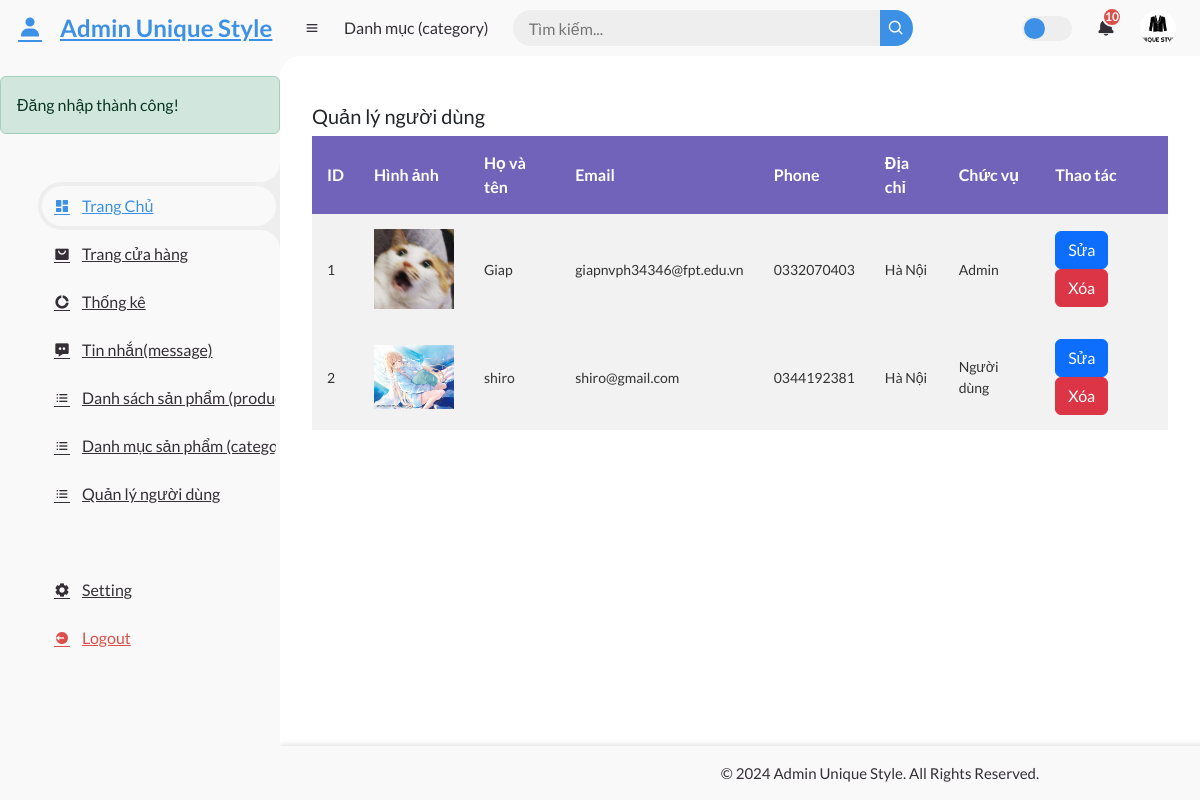
The app's page /admin-page/index.php?act=list-user (signed in) with its own data.
### tables this page shows
CREATE TABLE `users` (
  `id` int NOT NULL,
  `name` varchar(255) NOT NULL,
  `email` varchar(255) NOT NULL,
  `password` varchar(255) NOT NULL,
  `phoneNumber` varchar(11) NOT NULL,
  `address` text NOT NULL,
  `roleID` int NOT NULL,
  `image` text NOT NULL
);

### controllers/user/UserController.php (called while the page is built, shortened)
<?php
class UserController
{
    private $userModel;
    public function __construct()
    {
        $this->userModel = new User();
    }
    public function index()
    {
        $listUsers = $this->userModel->getAll();
        require_once '../admin-page/views/header.php';
        require_once '../admin-page/views/user/userList.php';
        require_once '../admin-page/views/footer.php';
    }
}
?>

### admin-page/index.php (called while the page is built, shortened)
<?php
require_once '../common/function.php';
$router = new Router();
require_once '../controllers/user/UserController.php';
require_once '../models/users/user.php';
$act = $_GET['act'] ?? '/';
$router->add('/', 'AdminController', 'index');
require_once '../routes/user/user.php';
$router->dispatch($act);

### common/function.php (called while the page is built)
<?php
function connectDB()
{
    $host   = DB_HOST;
    $dbname = DB_NAME;
    try {
        $conn = new PDO(
            "mysql:host=$host; dbname=$dbname",
            DB_USERNAME,
            DB_PASSWORD
        );
        $conn->setAttribute(PDO::ATTR_ERRMODE, PDO::ERRMODE_EXCEPTION);
        $conn->setAttribute(PDO::ATTR_DEFAULT_FETCH_MODE, PDO::FETCH_ASSOC);
        return $conn;
    } catch (\PDOException $e) {
        echo 'lỗi kết nối cơ sở dữ liệu' . $e->getMessage();
    }
}
?>

### models/users/user.php (called while the page is built, shortened)
<?php
class User
{
    public $conn;
    public function __construct()
    {
        $this->conn = connectDB();
    }
    public function getAll()
    {
        try {
            $sql = "SELECT * FROM users";
            $stmt = $this->conn->prepare($sql);
            $stmt->execute();
            return $stmt->fetchAll(PDO::FETCH_ASSOC);
        } catch (PDOException $e) {
            echo 'Lỗi: ' . $e->getMessage();
        }
    }
}

### admin-page/views/user/userList.php (the view, shortened to what this page needs)
<div class="table--wrapper">
    <h3 class="title">Quản lý người dùng</h3>
    <div class="table-container">
        <table class="user-table" style="width: 100%; text-align: left; border-collapse: collapse;">
            <thead>
                <tr>
                    <th>ID</th>
                    <th>Hình ảnh</th>
                    <th>Họ và tên</th>
                    <th>Email</th>
                    <th>Phone</th>
                    <th>Địa chỉ</th>
                    <th>Chức vụ</th>
                    <th>Thao tác</th>
                </tr>
            </thead>
            <tbody>
                <?php foreach ($listUsers as $index => $user) : ?>
                    <tr>
                        <td><?= $index + 1; ?></td>
                        <td>
                            <img src="<?= $user['image']; ?>" width="80px">
                        </td>
                        <td><?= $user['name']; ?></td>
                        <td><?= $user['email']; ?></td>
                        <td><?= $user['phoneNumber']; ?></td>
                        <td><?= $user['address']; ?></td>
                        <td><?= $user['roleID']== 1 ? 'Admin' : 'Người dùng';?></td>
                        <td>
                            <a href="?act=edit-user&id=<?= $user['id']; ?>">
                                <button class="btn btn-primary">Sửa</button>
                            </a>
                            <form action="?act=delete-user" method="POST" style="display: inline;" onsubmit="return confirm('Bạn có chắc chắn muốn xóa?')">
                                <button type="submit" class="btn btn-danger">Xóa</button>
                            </form>
                        </td>
                    </tr>
                <?php endforeach; ?>
            </tbody>
        </table>
    </div>
</div>

### admin-page/public/styles.css (style rules this page uses)
* { margin: 0; padding: 0; box-sizing: border-box; }
a { text-decoration: none; }
:root { --poppins: "Poppins", sans-serif; --lato: "Lato", sans-serif; --light: #f9f9f9; --blue: #3c91e6; --light-blue: #cfe8ff; --grey: #eee; --dark-grey: #aaaaaa; --dark: #342e37; --red: #db504a; --yellow: #ffce26; --light-yellow: #fff2c6; --orange: #fd7238; --light-orange: #ffe0d3; }
html { overflow-x: hidden; }
body { background: var(--grey); overflow-x: hidden; }
.table--wrapper { background: white; margin-top: 1rem; border-radius: 10px; padding: 2rem; }
.table-container { width: 100%; }
table { width: 100%; border-collapse: collapse; }
thead { background: rgba(113, 99, 186, 255); color: white; font-family: var(--lato); }
th { padding: 15px; text-align: left; }
tbody { background: #f2f2f2; font-family: var(--lato); }
td { padding: 15px; font-size: 14px; color: #333; }
tr:nth-child(even) { color: white; }
.title { font-family: var(--lato); font-size: 20px; }

### records on screen
users: image (picture), name "Giap", email "giapnvph34346@fpt.edu.vn", phoneNumber "0332070403", address "Hà Nội", shows "Admin"
users: image (picture), name "shiro", email "shiro@gmail.com", phoneNumber "0344192381", address "Hà Nội", shows "Người dùng"

### other values on screen
$_SESSION['success'] "Đăng nhập thành công!"
